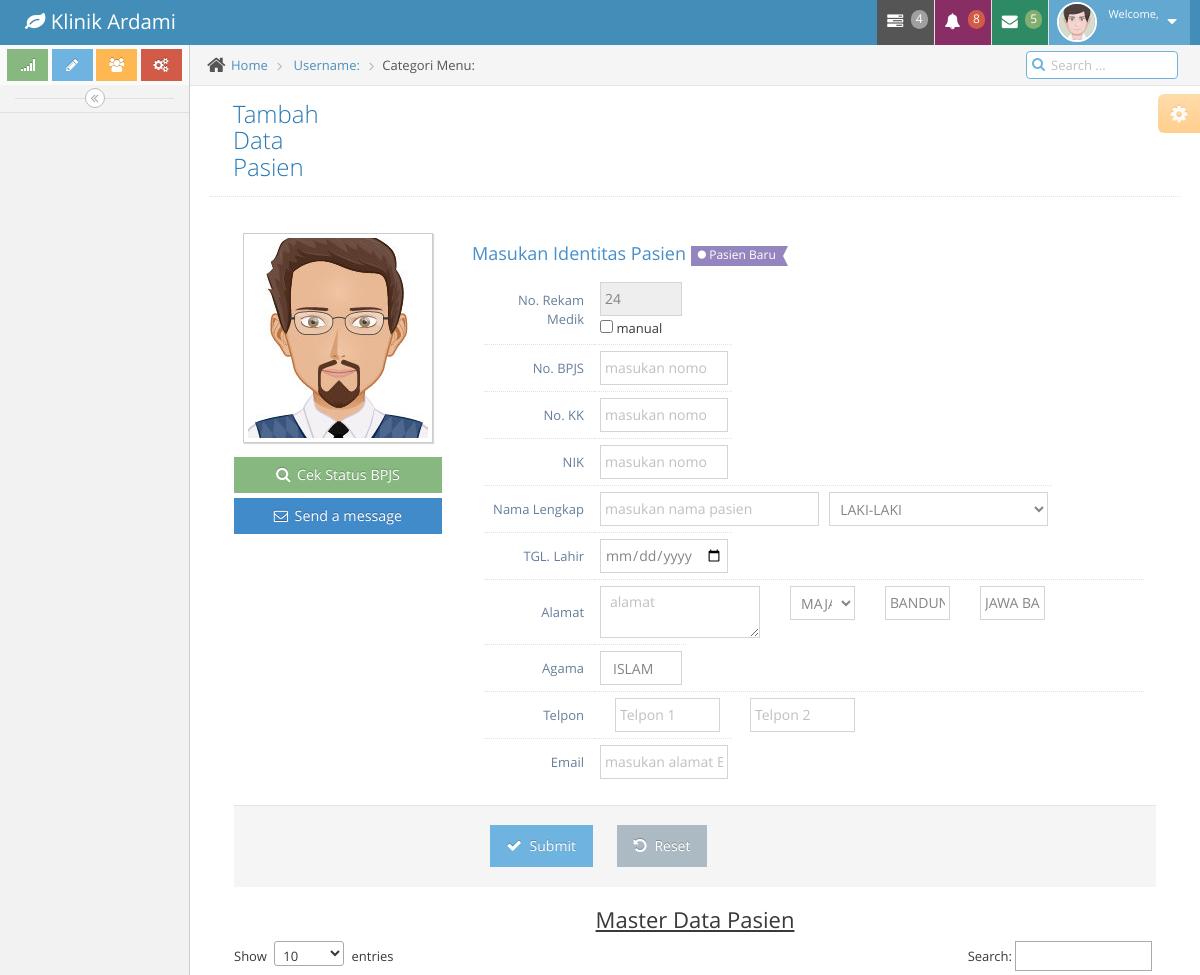
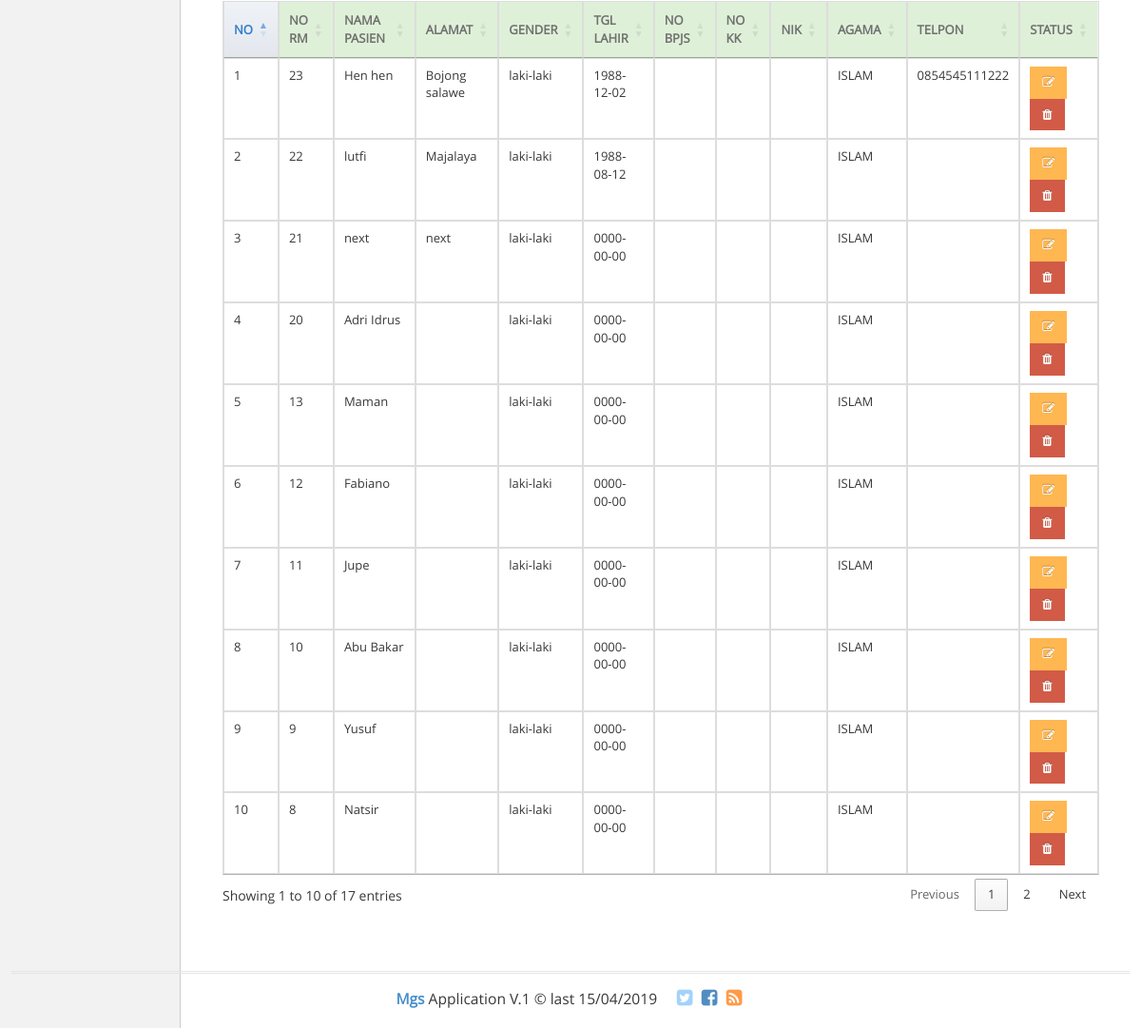
The app's page /index.php/master/pasien with its own data (2 pictures, top to bottom).
### tables this page shows
CREATE TABLE `m_pasien`  (
  `id` int(11) NOT NULL AUTO_INCREMENT,
  `no_rm` int(20) NOT NULL,
  `nama_pasien` varchar(50) NULL DEFAULT NULL,
  `alamat` varchar(50) NULL DEFAULT NULL,
  `gender` varchar(15) NULL DEFAULT NULL,
  `tgl_lahir` date NULL DEFAULT NULL,
  `no_bpjs` varchar(50) NULL DEFAULT NULL,
  `no_kk` varchar(50) NULL DEFAULT NULL,
  `nik` varchar(50) NULL DEFAULT NULL,
  `agama` varchar(15) NULL DEFAULT NULL,
  `telpon1` varchar(15) NULL DEFAULT NULL,
  `telpon2` varchar(15) NULL DEFAULT NULL,
  `email` varchar(30) NULL DEFAULT NULL,
  `status` varchar(10) NULL DEFAULT NULL,
  PRIMARY KEY (`id`, `no_rm`) USING BTREE
);

### application/controllers/master.php (called while the page is built, shortened)
<?php
class Master extends CI_Controller {
	public function pasien()
	{
		$cek_rm = $this->db->query('select max(no_rm) as no FROM m_pasien order by no_rm')->row();
		$data['new_number'] = intval($cek_rm->no) + 1;
		$data['kecamatan'] = $this->db->query('select * from m_kecamatan')->result_array();
		$data['pasien'] = $this->db->query('select * from m_pasien order by no_rm desc')->result_array();
		$this->load->view('pasien/vPasien', $data);
	}
}

### index.php (called while the page is built, shortened)
<?php
require_once BASEPATH.'core/CodeIgniter.php';

### application/views/pasien/vPasien.php (the view, shortened to what this page needs)
<div class="page-header row">
	<div class="col-md-2">
		<h1>Tambah Data Pasien</h1>
	</div>
	<div class="col-md-10">
		<?php echo $this->session->flashdata('message'); ?><br/>
	</div>
</div>
<div class="tab-content no-border padding-24">
												<div id="home" class="tab-pane in active">
													<div class="row">
														<div class="col-xs-12 col-sm-3 center">
															<span class="profile-picture">
																<img class="editable img-responsive" alt="Alex's Avatar" id="avatar2" src="<?php echo base_url('template/'); ?>assets/images/avatars/profile-pic.jpg" />
															</span>
															<div class="space space-4"></div>
															<a href="#" class="btn btn-sm btn-block btn-success">
																<i class="ace-icon fa fa-search bigger-120"></i>
																<span class="bigger-110">Cek Status BPJS</span>
															</a>
															<a href="#" class="btn btn-sm btn-block btn-primary">
																<i class="ace-icon fa fa-envelope-o bigger-110"></i>
																<span class="bigger-110">Send a message</span>
															</a>
														</div>
														<div class="col-xs-12 col-sm-9">
															<h4 class="blue">
																<span class="middle">Masukan Identitas Pasien</span>
																<span class="label label-purple arrowed-in-right">
																	<i class="ace-icon fa fa-circle smaller-80 align-middle"></i>
																	Pasien Baru
																</span>
															</h4>
															<form method="post" action="<?php echo base_url('master/addPasien'); ?>">
																<div class="profile-user-info">
																	<div class="profile-info-row">
																		<div class="profile-info-name"> No. Rekam Medik </div>
																		<div class="profile-info-value col-sm-2">
																			<input type="text" name="no_rm" id="no_rm" class="form-control" value="<?php echo $new_number; ?>" placeholder="nomor Rekam Medik"  disabled>
																			<input type="checkbox" name="" id="manual"> manual
																		</div>
																	</div>
																	<div class="profile-info-row">
																		<div class="profile-info-name"> No. BPJS </div>
																		<div class="profile-info-value col-sm-3">
																			<input type="number" name="nomor_bpjs" class="form-control" placeholder="masukan nomor BPJS" >
																		</div>
																	</div>
																	<div class="profile-info-row">
																		<div class="profile-info-name"> No. KK </div>
																		<div class="profile-info-value col-sm-3">
																			<input type="number" name="nokk" class="form-control" placeholder="masukan nomor Kartu keluarga" >
																		</div>
																	</div>
																	<div class="profile-info-row">
																		<div class="profile-info-name"> NIK </div>
																		<div class="profile-info-value col-sm-3">
																			<input type="number" name="nik" class="form-control" placeholder="masukan nomor kependudukan" >
																		</div>
																	</div>
																	<div class="profile-info-row">
																		<div class="profile-info-name"> Nama Lengkap </div>
																		<div class="profile-info-value col-sm-5">
																			<input type="text" name="nama" class="form-control" placeholder="masukan nama pasien" required autofocus="">
																		</div>
																		<div class="profile-info-value col-sm-5">
																			<select class="form-control" name="gender">
																				<option value="laki-laki">LAKI-LAKI</option>
																			</select>
																		</div>
																	</div>
																	<div class="profile-info-row">
																		<div class="profile-info-name"> TGL. Lahir </div>
																		<div class="profile-info-value col-sm-3">
																			<input type="date" name="tglLahir" class="form-control" placeholder="masukan nomor kependudukan" required="" >
																		</div>
																	</div>
																	<div class="profile-info-row">
																		<div class="profile-info-name"> Alamat </div>
																		<div class="profile-info-value">
																			<div class="row">
																				<div class="col-md-4">
																					<textarea class="form-control" placeholder="alamat" name="alamat" required></textarea>
																				</div>
																				<div class="col-md-2">
																					<select name="kecamatan" class="form-control">
																						<?php
																							foreach ($kecamatan as $k){
																								?>
																									<option value="<?php echo $k['nama_kecamatan']; ?>"><?php echo $k['nama_kecamatan']; ?></option>
																								<?php
																							}
																						?>
																					</select>
																				</div>
																				<div class="col-md-2">
																					<input type="text" name="kab" class="form-control" placeholder="Kabupaten" value="BANDUNG" >
																				</div>
																				<div class="col-md-2">
																					<input type="text" name="prov" class="form-control" placeholder="Kabupaten" value="JAWA BARAT" >
																				</div>
																			</div>
																		</div>
																	</div>
																	<div class="profile-info-row">
																		<div class="profile-info-name"> Agama </div>
																		<div class="profile-info-value col-md-2">
																			<input type="" name="agama" value="ISLAM" class="form-control" >
																		</div>
																	</div>
																	<div class="profile-info-row">
																		<div class="profile-info-name"> Telpon </div>
																		<div class="profile-info-value">
																			<div class="col-md-3">
																				<input type="text" name="telpon1" class="form-control" placeholder="Telpon 1" >
																			</div>
																			<div class="col-md-3">
																				<input type="text" name="telpon2" class="form-control" placeholder="Telpon 2">
																			</div>
																		</div>
																	</div>
																	<div class="profile-info-row">
																			<div class="profile-info-name"> Email </div>
																			<div class="profile-info-value col-sm-3">
																				<input type="text" name="email"  class="form-control" placeholder="masukan alamat Email">
																			</div>
																	</div>
																	</div>
																</div>
															</div>
													<div class="clearfix form-actions">
															<div class="col-md-offset-3 col-md-9">
																<button class="btn btn-info" type="submit">
																	<i class="ace-icon fa fa-check bigger-110 save-pasien"></i>
																	Submit
																</button>
																<button class="btn" type="reset">
																	<i class="ace-icon fa fa-undo bigger-110"></i>
																	Reset
																</button>
															</div>
														</div>
<u><h3 align="center">Master Data Pasien</h3></u>
<table class="table table-bordered" id="pasien">
	<thead>
		<tr class="success">
			<th>NO</th>
			<th>NO RM</th>
			<th>NAMA PASIEN</th>
			<th>ALAMAT</th>
			<th>GENDER</th>
			<th>TGL LAHIR</th>
			<th>NO BPJS</th>
			<th>NO KK</th>
			<th>NIK</th>
			<th>AGAMA</th>
			<th>TELPON</th>
			<th>STATUS</th>
		</tr>
	</thead>
	<tbody>
		<?php
		$no = 1;
		foreach ($pasien as $p) {
			?>
				<tr>
					<td><?php echo $no; ?></td>
					<td><?php echo $p['no_rm']; ?></td>
					<td><?php echo $p['nama_pasien']; ?></td>
					<td><?php echo $p['alamat']; ?></td>
					<td><?php echo $p['gender']; ?></td>
					<td><?php echo $p['tgl_lahir']; ?></td>
					<td><?php echo $p['no_bpjs']; ?></td>
					<td><?php echo $p['no_kk']; ?></td>
					<td><?php echo $p['nik']; ?></td>
					<td><?php echo $p['agama']; ?></td>
					<td><?php echo $p['telpon1']; ?></td>
					<td>
						<a href="#" class="btn btn-sm btn-warning fa fa-edit"></a>
						<a href="#" class="btn btn-sm btn-danger fa fa-trash"></a>
					</td>
				</tr>
			<?php
			$no++;
		}
		?>
	</tbody>
</table>

### records on screen
m_pasien: no_rm "23", nama_pasien "Hen hen", alamat "Bojong salawe", gender "laki-laki", tgl_lahir "1988-12-02", agama "ISLAM", telpon1 "0854545111222"
m_pasien: no_rm "22", nama_pasien "lutfi", alamat "Majalaya", gender "laki-laki", tgl_lahir "1988-08-12", agama "ISLAM"
m_pasien: no_rm "21", nama_pasien "next", alamat "next", gender "laki-laki", tgl_lahir "0000-00-00", agama "ISLAM"
m_pasien: no_rm "20", nama_pasien "Adri Idrus", gender "laki-laki", tgl_lahir "0000-00-00", agama "ISLAM"
m_pasien: no_rm "13", nama_pasien "Maman", gender "laki-laki", tgl_lahir "0000-00-00", agama "ISLAM"
m_pasien: no_rm "12", nama_pasien "Fabiano", gender "laki-laki", tgl_lahir "0000-00-00", agama "ISLAM"
m_pasien: no_rm "11", nama_pasien "Jupe", gender "laki-laki", tgl_lahir "0000-00-00", agama "ISLAM"
m_pasien: no_rm "10", nama_pasien "Abu Bakar", gender "laki-laki", tgl_lahir "0000-00-00", agama "ISLAM"
m_pasien: no_rm "9", nama_pasien "Yusuf", gender "laki-laki", tgl_lahir "0000-00-00", agama "ISLAM"
m_pasien: no_rm "8", nama_pasien "Natsir", gender "laki-laki", tgl_lahir "0000-00-00", agama "ISLAM"

### other values on screen
form field kecamatan "MAJALAYA"
